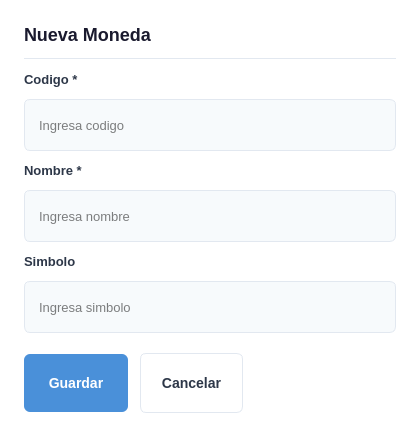
<?xml version="1.0" encoding="UTF-8"?>
<ui version="4.0">
 <class>MonedasForm</class>
 <widget class="QDialog" name="MonedasForm">
  <property name="geometry"><rect><x>0</x><y>0</y><width>420</width><height>330</height></rect></property>
  <property name="windowTitle"><string>Nueva Moneda</string></property>
  <property name="styleSheet"><string notr="true">
QDialog { background-color: white; }
QLabel#dialogTitle { font-size: 18px; font-weight: bold; color: #1a1a2e; }
QLineEdit { padding: 8px 12px; border: 1px solid #e2e8f0; border-radius: 6px; background-color: #f7fafc; font-size: 13px; min-height: 34px; }
QLineEdit:focus { border: 1px solid #4a90d9; background-color: white; }
QLineEdit:hover { border: 1px solid #cbd5e0; }
QPushButton#btnGuardar { background-color: #4a90d9; color: white; border: none; border-radius: 6px; font-size: 14px; font-weight: 600; padding: 10px 24px; min-height: 38px; }
QPushButton#btnGuardar:hover { background-color: #3a7bc8; }
QPushButton#btnCancelar { background-color: white; color: #2d3748; border: 1px solid #e2e8f0; border-radius: 6px; font-size: 14px; font-weight: 500; padding: 10px 20px; min-height: 38px; }
QPushButton#btnCancelar:hover { background-color: #f7fafc; border-color: #cbd5e0; }
  </string></property>
  <layout class="QVBoxLayout" name="mainLayout">
   <property name="spacing"><number>12</number></property>
   <property name="leftMargin"><number>24</number></property><property name="topMargin"><number>24</number></property><property name="rightMargin"><number>24</number></property><property name="bottomMargin"><number>24</number></property>
   <item><widget class="QLabel" name="dialogTitle"><property name="text"><string>Nueva Moneda</string></property></widget></item>
   <item><widget class="QFrame" name="separator"><property name="frameShape"><enum>QFrame::HLine</enum></property><property name="styleSheet"><string>color: #e2e8f0;</string></property></widget></item>
   <item><widget class="QLabel" name="label_Codigo"><property name="text"><string>Codigo *</string></property><property name="styleSheet"><string>font-size: 13px; color: #2d3748; font-weight: 600;</string></property></widget></item>
   <item><widget class="QLineEdit" name="input_Codigo"><property name="placeholderText"><string>Ingresa codigo</string></property></widget></item>
   <item><widget class="QLabel" name="label_Nombre"><property name="text"><string>Nombre *</string></property><property name="styleSheet"><string>font-size: 13px; color: #2d3748; font-weight: 600;</string></property></widget></item>
   <item><widget class="QLineEdit" name="input_Nombre"><property name="placeholderText"><string>Ingresa nombre</string></property></widget></item>
   <item><widget class="QLabel" name="label_Simbolo"><property name="text"><string>Simbolo</string></property><property name="styleSheet"><string>font-size: 13px; color: #2d3748; font-weight: 600;</string></property></widget></item>
   <item><widget class="QLineEdit" name="input_Simbolo"><property name="placeholderText"><string>Ingresa simbolo</string></property></widget></item>
   <item><spacer name="verticalSpacer"><property name="orientation"><enum>Qt::Vertical</enum></property><property name="sizeType"><enum>QSizePolicy::Fixed</enum></property><property name="sizeHint" stdset="0"><size><width>20</width><height>8</height></size></property></spacer></item>
   <item>
    <layout class="QHBoxLayout" name="buttonLayout">
     <item><widget class="QPushButton" name="btnGuardar"><property name="text"><string>Guardar</string></property><property name="cursor"><cursorShape>PointingHandCursor</cursorShape></property></widget></item>
     <item><widget class="QPushButton" name="btnCancelar"><property name="text"><string>Cancelar</string></property><property name="cursor"><cursorShape>PointingHandCursor</cursorShape></property></widget></item>
     <item><spacer name="buttonSpacer"><property name="orientation"><enum>Qt::Horizontal</enum></property><property name="sizeHint" stdset="0"><size><width>40</width><height>20</height></size></property></spacer></item>
    </layout>
   </item>
  </layout>
 </widget>
 <resources/>
 <connections/>
</ui>
